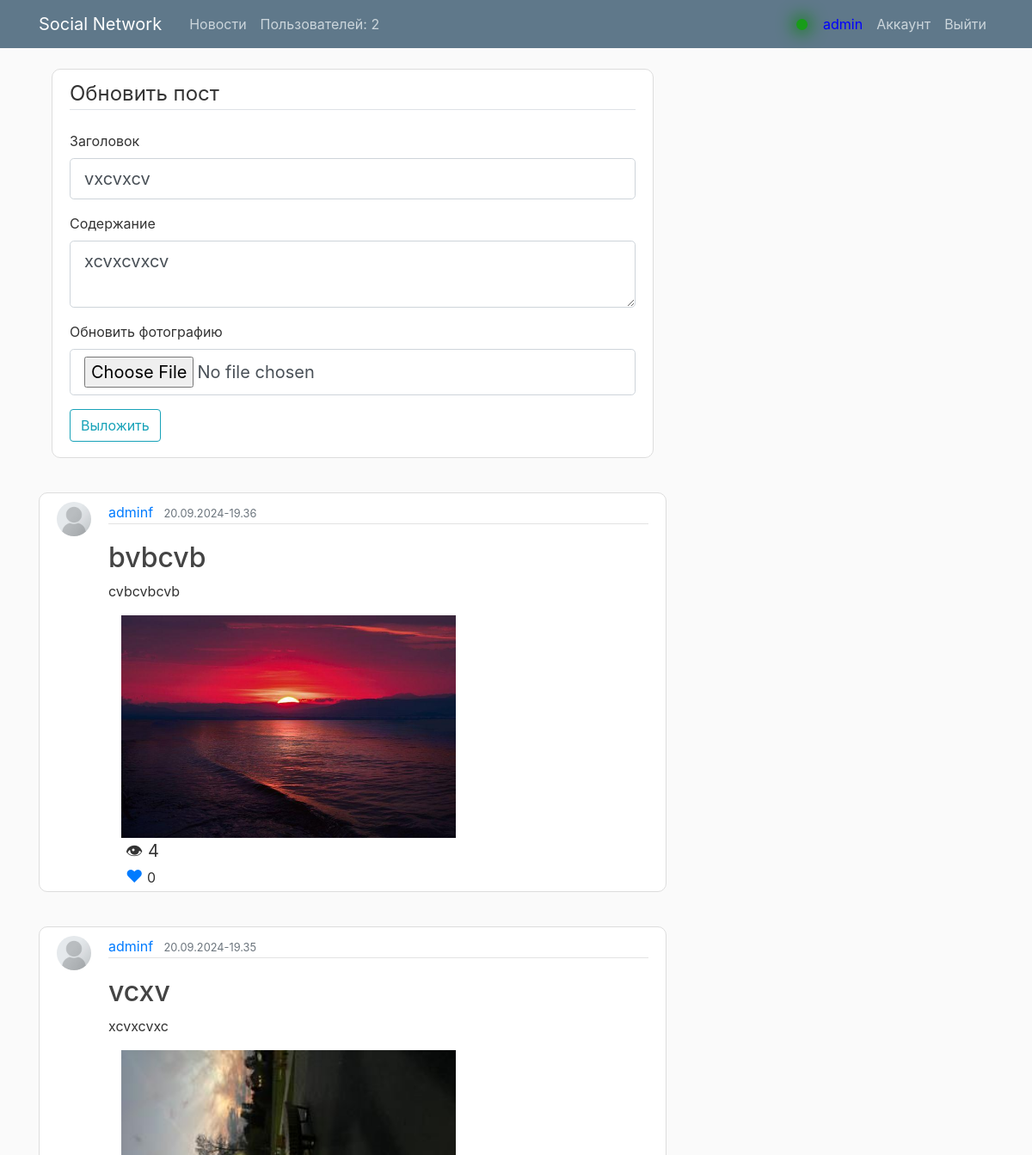
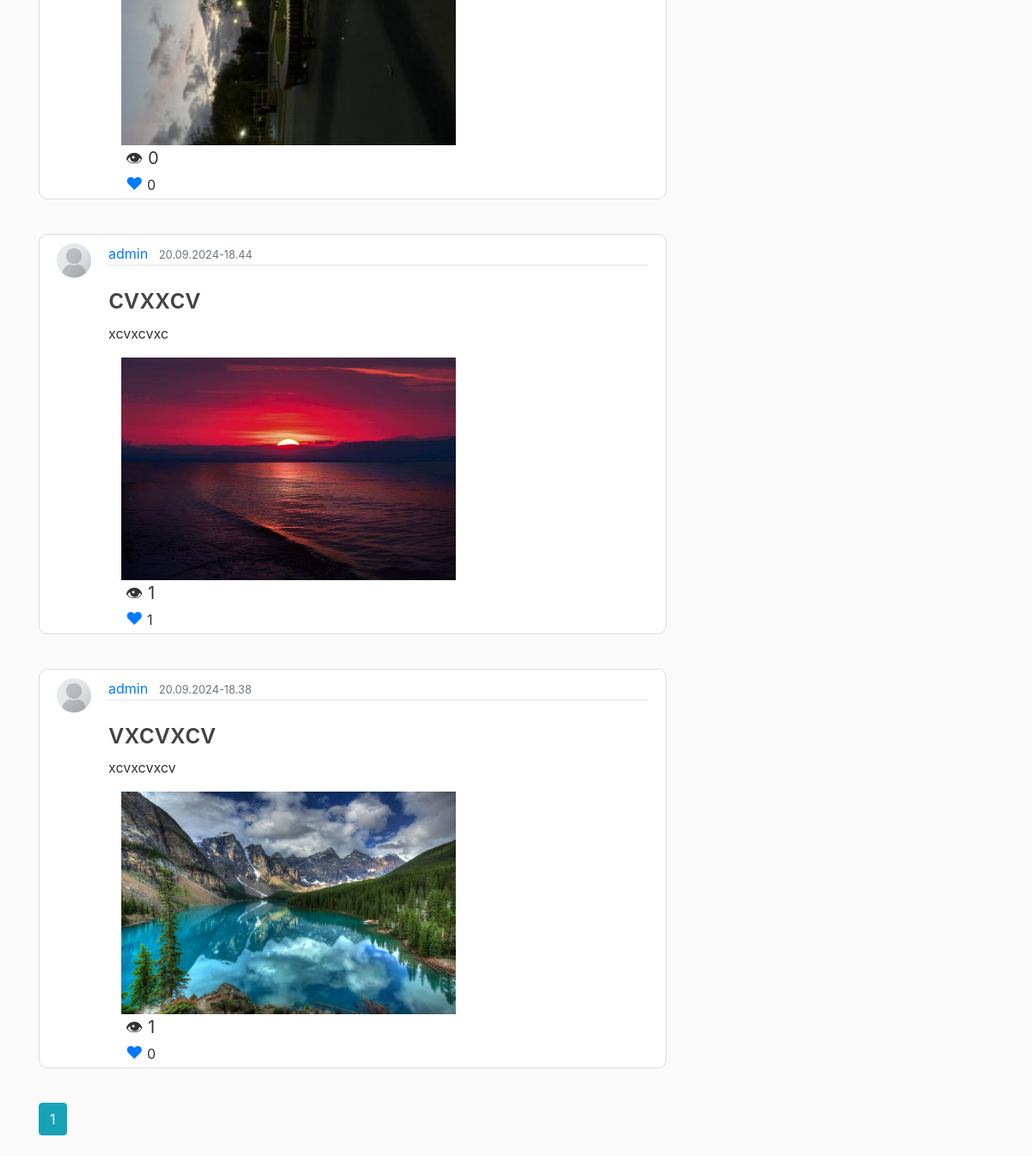
Screenshot of /post/1/update (signed in) with the database file from the repository (2 pictures, top to bottom).
### flaskblog/models.py (models this page shows, shortened)
class User(db.Model, UserMixin):
    id = db.Column(db.Integer, primary_key=True)
    username = db.Column(db.String(20), unique=True, nullable=False)
    email = db.Column(db.String(120), unique=True, nullable=False)
    image_file = db.Column(db.String(20), nullable=False, default='default.jpg')
    password = db.Column(db.String(60), nullable=False)
    posts = db.relationship('Post', backref='author', lazy=True)
    last_seen = db.Column(db.DateTime)
    user_status = db.Column(db.String(40), nullable=True, default="Лучший пользователь проекта")
    liked = db.relationship(
        'PostLike',
        foreign_keys='PostLike.user_id',
        backref='user', lazy='dynamic')
    def has_liked_post(self, post):
        return PostLike.query.filter(
            PostLike.user_id == self.id,
            PostLike.post_id == post.id).count() > 0

class Post(db.Model):
    id = db.Column(db.Integer, primary_key=True)
    title = db.Column(db.String(100), nullable=False)
    content = db.Column(db.Text, nullable=False)
    post_image = db.Column(db.String(30), nullable=False, default='default.jpg')
    views = db.Column(db.Integer, default=0)
    likes = db.relationship('PostLike', backref='post', lazy='dynamic')
    user_id = db.Column(db.Integer, db.ForeignKey('user.id'), nullable=False)
    comments = db.relationship('Comment', backref='comment_post', lazy=True, cascade='all, delete-orphan')
    date_posted = db.Column(db.DateTime, nullable=False, default=datetime.now)

### flaskblog/routes.py (the view, shortened to what this page needs)
@app.route("/post/<int:post_id>/update", methods=['GET', 'POST'])
@login_required
def update_post(post_id):
    user_id = db.session.query(User).count()
    post = Post.query.get_or_404(post_id)
    page = request.args.get('page', 1, type=int)
    posts = Post.query.order_by(Post.date_posted.desc()).paginate(page=page, per_page=5)
    if post.author != current_user:
        abort(403)
    form = UpdatePostForm()
    if request.method == 'GET':
        form.title.data = post.title
        form.content.data = post.content
    return render_template('home.html', title='Обновить пост',
                           form=form, legend='Обновить пост', user_id=user_id, posts=posts, page=page)

### flaskblog/forms.py
class UpdatePostForm(FlaskForm):
    title = StringField('Заголовок', validators=[DataRequired(), Length(min=2, max=15)])
    content = TextAreaField('Содержание', validators=[DataRequired()])
    postpicture = FileField('Обновить фотографию', validators=[FileAllowed(['jpg', 'png', 'jpeg'])])
    submit = SubmitField('Выложить')

### flaskblog/models.py (called while the page is built)
@login_manager.user_loader
def load_user(user_id):
    return User.query.get(int(user_id))

### flaskblog/templates/home.html (shortened to what this page needs)
{% extends "layout.html" %}
{% block content %}
<main role="main" class="container">
  <div class="content-section">
    <form method="POST" action="" enctype="multipart/form-data">
        <fieldset class="form-group">
            <legend class="border-bottom mb-4">{{ legend }}</legend>
            <div class="form-group">
                {{ form.title.label(class="form-control-label") }}
                {% if form.title.errors %}
                    {{ form.title(class="form-control form-control-lg is-invalid") }}
                    <div class="invalid-feedback">
                        {% for error in form.title.errors %}
                            <span>{{ error }}</span>
                        {% endfor %}
                    </div>
                {% else %}
                    {{ form.title(class="form-control form-control-lg") }}
                {% endif %}
            </div>
            <div class="form-group">
                {{ form.content.label(class="form-control-label") }}
                {% if form.content.errors %}
                    {{ form.content(class="form-control form-control-lg is-invalid") }}
                    <div class="invalid-feedback">
                        {% for error in form.content.errors %}
                            <span>{{ error }}</span>
                        {% endfor %}
                    </div>
                {% else %}
                    {{ form.content(class="form-control form-control-lg") }}
                {% endif %}
            </div>
                {{ form.postpicture.label(class="form-control-label") }}
                {% if form.postpicture.errors %}
                    {{ form.postpicture(class="form-control form-control-lg is-invalid") }}
                    <div class="invalid-feedback">
                        {% for error in form.postpicture.errors %}
                            <span>{{ error }}</span>
                        {% endfor %}
                    </div>
                {% else %}
                    {{ form.postpicture(class="form-control form-control-lg") }}
                {% endif %}
        </fieldset>
        <div class="form-group">
            {{ form.submit(class="btn btn-outline-info") }}
        </div>
    </div>
</main>
    {% for post in posts.items %}
        <article class="media content-section breakpoints">
          <img class="rounded-circle account-img" src="{{ url_for('static', filename='profile_pics/' + post.author.image_file) }}">
          <div class="media-body ">
            <div class="article-metadata">
              <a class="mr-2" href="{{ url_for('user_posts', username=post.author.username) }}">{{ post.author.username }}</a>
              <small class="text-muted">{{ post.date_posted.strftime("%d.%m.%Y-%H.%M") }}</small>
            </div>
            <h2><a class="article-title" href="{{ url_for('post', post_id=post.id) }}">{{ post.title }}</a></h2>
            <p class="article-content">{{ post.content }}</p>
            <img class="img-fluid col-md-8" src="{{ url_for('static', filename='post_pics/' + post.post_image) }}">
            <div class="post_stat_side">
              <div class="left_side_stat_post">&#128065; {{ post.views }}</div>
              {% if current_user.has_liked_post(post) %}
              <a href="{{ url_for('like_action', post_id=post.id, action='unlike') }}" class="right_side_stat_post">&#10084;</a>
              {% else %}
              <a href="{{ url_for('like_action', post_id=post.id, action='like')}}" class="right_side_stat_post">&#10084;</a>
              {% endif %}
              {{ post.likes.count() }}
            </div>
          </div>
        </article>
    {% endfor %}
    {% for page_num in posts.iter_pages(left_edge=1, right_edge=1, left_current=1, right_current=2) %}
      {% if page_num %}
        {% if posts.page == page_num %}
          <a class="btn btn-info mb-4" href="{{ url_for('home', page=page_num) }}">{{ page_num }}</a>
        {% else %}
          <a class="btn btn-outline-info mb-4" href="{{ url_for('home', page=page_num) }}">{{ page_num }}</a>
        {% endif %}
      {% else %}
        ...
      {% endif %}
    {% endfor %}
{% endblock content %}

### flaskblog/templates/layout.html (shortened to what this page needs)
<!DOCTYPE html>
<html>
<head>
    <link rel="stylesheet" href="https://maxcdn.bootstrapcdn.com/bootstrap/4.0.0/css/bootstrap.min.css">
    <link rel="stylesheet" type="text/css" href="{{ url_for('static', filename='main.css') }}">
</head>
<body>
    <header class="site-header">
      <nav class="navbar navbar-expand-md navbar-dark bg-steel fixed-top">
        <div class="container">
          <a class="navbar-brand mr-4" href="/">Social Network</a>
          <div class="collapse navbar-collapse" id="navbarToggle">
            <div class="navbar-nav mr-auto">
              <a class="nav-item nav-link" href="">Новости</a>
              <a href="{{ url_for('all_users') }}" class="nav-item nav-link">Пользователей: {{ user_id }}</a></div>
            <div class="navbar-nav">
              {% if current_user.is_authenticated %}
                <div class="online_status">
                <div class="online_user"></div>
                <div class="current_user nav-item nav-link" ><small>{{ current_user.username }}</small></div>
                </div>
                <a class="nav-item nav-link" href="{{ url_for('account') }}">Аккаунт</a>
                <a class="nav-item nav-link" href="{{ url_for('logout') }}">Выйти</a>
              {% else %}
                <a class="nav-item nav-link" href="{{ url_for('login') }}">Авторизация</a>
                <a class="nav-item nav-link" href="{{ url_for('register') }}">Регистрация</a>
              {% endif %}
            </div>
            </div>
          </div>
      </nav>
    </header>
    <main role="main" class="container">
      <div class="row">
        <div class="col-md-8">
          {% block content %}{% endblock %}
        </div>
        <div class="col-md-4">
        </div>
      </div>
    </main>
</body>
</html>

### flaskblog/static/main.css (style rules this page uses)
body { background: #fafafa; color: #333333; margin-top: 5rem; }
h1, h2, h3, h4, h5, h6 { color: #444444; }
.bg-steel { background-color: #5f788a; }
.site-header .navbar-nav .nav-link { color: #cbd5db; }
.content-section { background: #ffffff; padding: 10px 20px 2px; border: 1px solid #dddddd; border-radius: 10px; margin-bottom: 40px; }
.article-title { color: #444444; }
.article-content { white-space: pre-line; }
.article-metadata { padding-bottom: 1px; margin-bottom: 20px; border-bottom: 1px solid #e3e3e3 }
.account-img { height: 40px; width: 40px; margin-right: 20px; margin-bottom: 16px; }
.left_side_stat_post { margin-left:20px; font-size: 20px; }
.right_side_stat_post { margin-left:20px; font-size: 20px; text-decoration: none; cursor: pointer; }
.online_status { height: 30px; display: flex; align-items: center; margin-top: 5px; }
.online_user { width: 13px; height: 13px; background-color: rgb(24, 156, 24); border-radius: 200px; text-align: right; box-shadow: 0px 0px 20px 3px green; }
.current_user { text-align: right; color: blue; margin-left: 10px; align-self: center; }
.current_user small { font-style: cursive; color: blue; font-size: 16px; }

### rows the page displays
User: username "admin"
Post: title "vxcvxcv", content "xcvxcvxcv", image_file (placeholder picture), author.username "admin", date_posted "20.09.2024-18.38", post_image (picture), views "1", likes.count "0"
Post: image_file (placeholder picture), author.username "adminf", date_posted "20.09.2024-19.36", title "bvbcvb", content "cvbcvbcvb", post_image (picture), views "4", likes.count "0"
Post: image_file (placeholder picture), author.username "adminf", date_posted "20.09.2024-19.35", title "vcxv", content "xcvxcvxc", post_image (picture), views "0", likes.count "0"
Post: image_file (placeholder picture), author.username "admin", date_posted "20.09.2024-18.44", title "cvxxcv", content "xcvxcvxc", post_image (picture), views "1", likes.count "1"

### other values shown
{{ user_id }} "2"
{{ legend }} "Обновить пост"
{{ page_num }} "1"
